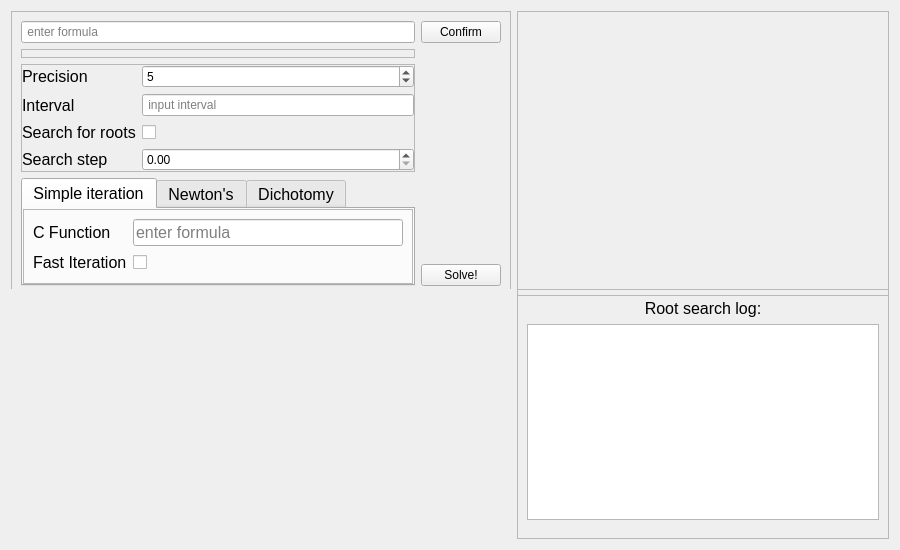
<?xml version="1.0" encoding="UTF-8"?>
<ui version="4.0">
 <class>Window</class>
 <widget class="QWidget" name="Window">
  <property name="geometry">
   <rect>
    <x>0</x>
    <y>0</y>
    <width>900</width>
    <height>550</height>
   </rect>
  </property>
  <property name="minimumSize">
   <size>
    <width>900</width>
    <height>550</height>
   </size>
  </property>
  <property name="windowTitle">
   <string>Form</string>
  </property>
  <layout class="QGridLayout" name="gridLayout">
   <item row="0" column="0">
    <widget class="QFrame" name="frame_2">
     <property name="sizePolicy">
      <sizepolicy hsizetype="Expanding" vsizetype="Fixed">
       <horstretch>0</horstretch>
       <verstretch>0</verstretch>
      </sizepolicy>
     </property>
     <property name="minimumSize">
      <size>
       <width>500</width>
       <height>285</height>
      </size>
     </property>
     <property name="maximumSize">
      <size>
       <width>16777215</width>
       <height>16777215</height>
      </size>
     </property>
     <property name="frameShape">
      <enum>QFrame::StyledPanel</enum>
     </property>
     <property name="frameShadow">
      <enum>QFrame::Raised</enum>
     </property>
     <layout class="QGridLayout" name="gridLayout_4">
      <item row="0" column="0">
       <widget class="QLineEdit" name="equationInput">
        <property name="locale">
         <locale language="English" country="UnitedStates"/>
        </property>
        <property name="inputMask">
         <string/>
        </property>
        <property name="placeholderText">
         <string> enter formula</string>
        </property>
       </widget>
      </item>
      <item row="4" column="1">
       <widget class="QPushButton" name="solveButton">
        <property name="sizePolicy">
         <sizepolicy hsizetype="Minimum" vsizetype="Fixed">
          <horstretch>0</horstretch>
          <verstretch>0</verstretch>
         </sizepolicy>
        </property>
        <property name="text">
         <string>Solve!</string>
        </property>
       </widget>
      </item>
      <item row="3" column="0" rowspan="2">
       <widget class="QTabWidget" name="tabWidget">
        <property name="minimumSize">
         <size>
          <width>0</width>
          <height>100</height>
         </size>
        </property>
        <property name="font">
         <font>
          <pointsize>12</pointsize>
         </font>
        </property>
        <property name="currentIndex">
         <number>0</number>
        </property>
        <property name="tabsClosable">
         <bool>false</bool>
        </property>
        <widget class="QWidget" name="iteration">
         <attribute name="title">
          <string>Simple iteration</string>
         </attribute>
         <layout class="QGridLayout" name="gridLayout_5">
          <property name="leftMargin">
           <number>0</number>
          </property>
          <property name="topMargin">
           <number>0</number>
          </property>
          <property name="rightMargin">
           <number>0</number>
          </property>
          <property name="bottomMargin">
           <number>0</number>
          </property>
          <property name="spacing">
           <number>0</number>
          </property>
          <item row="0" column="0">
           <widget class="QFrame" name="frame_7">
            <property name="sizePolicy">
             <sizepolicy hsizetype="Expanding" vsizetype="Expanding">
              <horstretch>0</horstretch>
              <verstretch>0</verstretch>
             </sizepolicy>
            </property>
            <property name="minimumSize">
             <size>
              <width>150</width>
              <height>50</height>
             </size>
            </property>
            <property name="frameShape">
             <enum>QFrame::StyledPanel</enum>
            </property>
            <property name="frameShadow">
             <enum>QFrame::Raised</enum>
            </property>
            <layout class="QFormLayout" name="formLayout">
             <item row="3" column="0">
              <widget class="QLabel" name="label_5">
               <property name="font">
                <font>
                 <pointsize>12</pointsize>
                </font>
               </property>
               <property name="text">
                <string>Fast Iteration</string>
               </property>
              </widget>
             </item>
             <item row="1" column="0">
              <widget class="QLabel" name="label_3">
               <property name="font">
                <font>
                 <pointsize>12</pointsize>
                </font>
               </property>
               <property name="text">
                <string>C Function</string>
               </property>
              </widget>
             </item>
             <item row="1" column="1">
              <widget class="QLineEdit" name="iterationFunctionField">
               <property name="placeholderText">
                <string>enter formula</string>
               </property>
              </widget>
             </item>
             <item row="3" column="1">
              <widget class="QCheckBox" name="fastIterationCB">
               <property name="minimumSize">
                <size>
                 <width>0</width>
                 <height>20</height>
                </size>
               </property>
               <property name="font">
                <font>
                 <pointsize>12</pointsize>
                </font>
               </property>
               <property name="text">
                <string/>
               </property>
               <property name="tristate">
                <bool>false</bool>
               </property>
              </widget>
             </item>
            </layout>
           </widget>
          </item>
         </layout>
        </widget>
        <widget class="QWidget" name="newton">
         <attribute name="title">
          <string>Newton's</string>
         </attribute>
         <layout class="QGridLayout" name="gridLayout_7">
          <item row="0" column="0">
           <widget class="QLabel" name="label_6">
            <property name="font">
             <font>
              <pointsize>12</pointsize>
             </font>
            </property>
            <property name="text">
             <string>No additional input required.</string>
            </property>
            <property name="alignment">
             <set>Qt::AlignLeading|Qt::AlignLeft|Qt::AlignTop</set>
            </property>
           </widget>
          </item>
         </layout>
        </widget>
        <widget class="QWidget" name="dichotomy">
         <attribute name="title">
          <string>Dichotomy</string>
         </attribute>
         <layout class="QGridLayout" name="gridLayout_8">
          <item row="0" column="0">
           <widget class="QLabel" name="label_7">
            <property name="font">
             <font>
              <pointsize>12</pointsize>
             </font>
            </property>
            <property name="text">
             <string>No additional input required.</string>
            </property>
            <property name="alignment">
             <set>Qt::AlignLeading|Qt::AlignLeft|Qt::AlignTop</set>
            </property>
           </widget>
          </item>
         </layout>
        </widget>
       </widget>
      </item>
      <item row="0" column="1">
       <widget class="QPushButton" name="confirmButton">
        <property name="locale">
         <locale language="English" country="UnitedStates"/>
        </property>
        <property name="text">
         <string>Confirm</string>
        </property>
       </widget>
      </item>
      <item row="1" column="0">
       <widget class="QFrame" name="frame_3">
        <property name="sizePolicy">
         <sizepolicy hsizetype="Expanding" vsizetype="Expanding">
          <horstretch>0</horstretch>
          <verstretch>0</verstretch>
         </sizepolicy>
        </property>
        <property name="frameShape">
         <enum>QFrame::StyledPanel</enum>
        </property>
        <property name="frameShadow">
         <enum>QFrame::Raised</enum>
        </property>
        <layout class="QGridLayout" name="gridLayout_6">
         <property name="leftMargin">
          <number>0</number>
         </property>
         <property name="topMargin">
          <number>0</number>
         </property>
         <property name="rightMargin">
          <number>0</number>
         </property>
         <property name="bottomMargin">
          <number>0</number>
         </property>
        </layout>
       </widget>
      </item>
      <item row="2" column="0">
       <widget class="QFrame" name="frame_5">
        <property name="sizePolicy">
         <sizepolicy hsizetype="Expanding" vsizetype="Expanding">
          <horstretch>0</horstretch>
          <verstretch>0</verstretch>
         </sizepolicy>
        </property>
        <property name="minimumSize">
         <size>
          <width>200</width>
          <height>40</height>
         </size>
        </property>
        <property name="frameShape">
         <enum>QFrame::StyledPanel</enum>
        </property>
        <property name="frameShadow">
         <enum>QFrame::Raised</enum>
        </property>
        <layout class="QFormLayout" name="formLayout_2">
         <property name="leftMargin">
          <number>0</number>
         </property>
         <property name="topMargin">
          <number>0</number>
         </property>
         <property name="rightMargin">
          <number>0</number>
         </property>
         <property name="bottomMargin">
          <number>0</number>
         </property>
         <item row="0" column="0">
          <widget class="QLabel" name="label">
           <property name="font">
            <font>
             <pointsize>12</pointsize>
            </font>
           </property>
           <property name="text">
            <string>Precision</string>
           </property>
          </widget>
         </item>
         <item row="0" column="1">
          <widget class="QSpinBox" name="precision">
           <property name="suffix">
            <string/>
           </property>
           <property name="value">
            <number>5</number>
           </property>
          </widget>
         </item>
         <item row="1" column="0">
          <widget class="QLabel" name="label_2">
           <property name="font">
            <font>
             <pointsize>12</pointsize>
            </font>
           </property>
           <property name="text">
            <string>Interval</string>
           </property>
          </widget>
         </item>
         <item row="1" column="1">
          <widget class="QLineEdit" name="intervalInput">
           <property name="inputMask">
            <string/>
           </property>
           <property name="placeholderText">
            <string> input interval</string>
           </property>
          </widget>
         </item>
         <item row="2" column="0">
          <widget class="QLabel" name="label_8">
           <property name="font">
            <font>
             <pointsize>12</pointsize>
            </font>
           </property>
           <property name="text">
            <string>Search for roots</string>
           </property>
          </widget>
         </item>
         <item row="2" column="1">
          <widget class="QCheckBox" name="doSearchForRoots">
           <property name="minimumSize">
            <size>
             <width>20</width>
             <height>20</height>
            </size>
           </property>
           <property name="text">
            <string/>
           </property>
          </widget>
         </item>
         <item row="3" column="0">
          <widget class="QLabel" name="label_9">
           <property name="font">
            <font>
             <pointsize>12</pointsize>
            </font>
           </property>
           <property name="text">
            <string>Search step</string>
           </property>
          </widget>
         </item>
         <item row="3" column="1">
          <widget class="QDoubleSpinBox" name="searchStep"/>
         </item>
        </layout>
       </widget>
      </item>
     </layout>
    </widget>
   </item>
   <item row="1" column="0">
    <widget class="QCustomPlot" name="graphs" native="true">
     <property name="sizePolicy">
      <sizepolicy hsizetype="Expanding" vsizetype="Expanding">
       <horstretch>0</horstretch>
       <verstretch>0</verstretch>
      </sizepolicy>
     </property>
     <property name="minimumSize">
      <size>
       <width>0</width>
       <height>250</height>
      </size>
     </property>
     <property name="maximumSize">
      <size>
       <width>16777215</width>
       <height>16777215</height>
      </size>
     </property>
     <property name="autoFillBackground">
      <bool>true</bool>
     </property>
     <layout class="QGridLayout" name="gridLayout_3"/>
    </widget>
   </item>
   <item row="1" column="1">
    <widget class="QFrame" name="frame_4">
     <property name="minimumSize">
      <size>
       <width>0</width>
       <height>0</height>
      </size>
     </property>
     <property name="frameShape">
      <enum>QFrame::StyledPanel</enum>
     </property>
     <property name="frameShadow">
      <enum>QFrame::Raised</enum>
     </property>
     <layout class="QVBoxLayout" name="verticalLayout">
      <property name="bottomMargin">
       <number>18</number>
      </property>
      <item>
       <widget class="QLabel" name="label_4">
        <property name="font">
         <font>
          <pointsize>12</pointsize>
         </font>
        </property>
        <property name="text">
         <string>Root search log:</string>
        </property>
        <property name="alignment">
         <set>Qt::AlignHCenter|Qt::AlignTop</set>
        </property>
       </widget>
      </item>
      <item>
       <widget class="QListWidget" name="rootList"/>
      </item>
     </layout>
    </widget>
   </item>
   <item row="0" column="1">
    <widget class="QFrame" name="formulaOutput">
     <property name="sizePolicy">
      <sizepolicy hsizetype="Expanding" vsizetype="Expanding">
       <horstretch>0</horstretch>
       <verstretch>0</verstretch>
      </sizepolicy>
     </property>
     <property name="minimumSize">
      <size>
       <width>300</width>
       <height>285</height>
      </size>
     </property>
     <property name="autoFillBackground">
      <bool>false</bool>
     </property>
     <property name="frameShape">
      <enum>QFrame::StyledPanel</enum>
     </property>
     <property name="frameShadow">
      <enum>QFrame::Raised</enum>
     </property>
     <layout class="QGridLayout" name="gridLayout_2">
      <property name="leftMargin">
       <number>0</number>
      </property>
      <property name="topMargin">
       <number>0</number>
      </property>
      <property name="rightMargin">
       <number>0</number>
      </property>
      <property name="bottomMargin">
       <number>0</number>
      </property>
      <property name="spacing">
       <number>0</number>
      </property>
     </layout>
    </widget>
   </item>
  </layout>
 </widget>
 <customwidgets>
  <customwidget>
   <class>QCustomPlot</class>
   <extends>QWidget</extends>
   <header>qcustomplot.h</header>
   <container>1</container>
  </customwidget>
 </customwidgets>
 <resources/>
 <connections/>
</ui>
